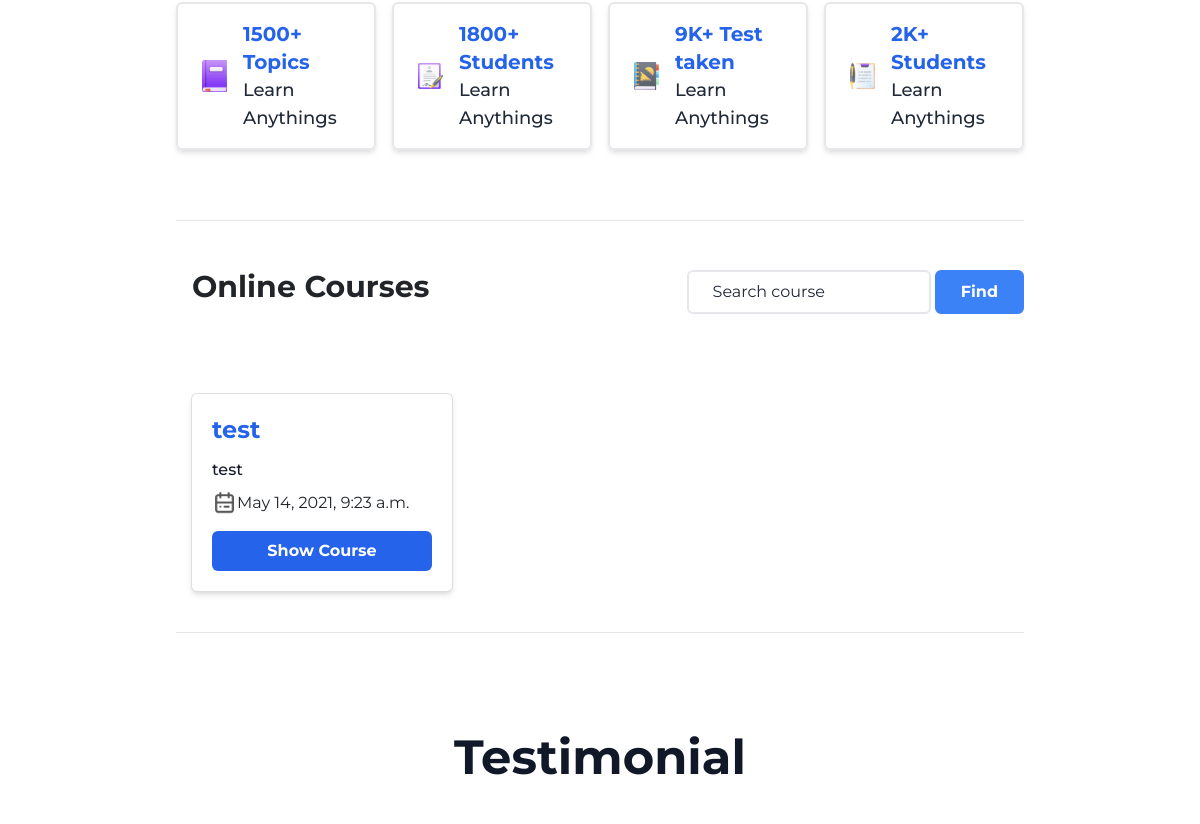
The app's page / (middle part), older data.
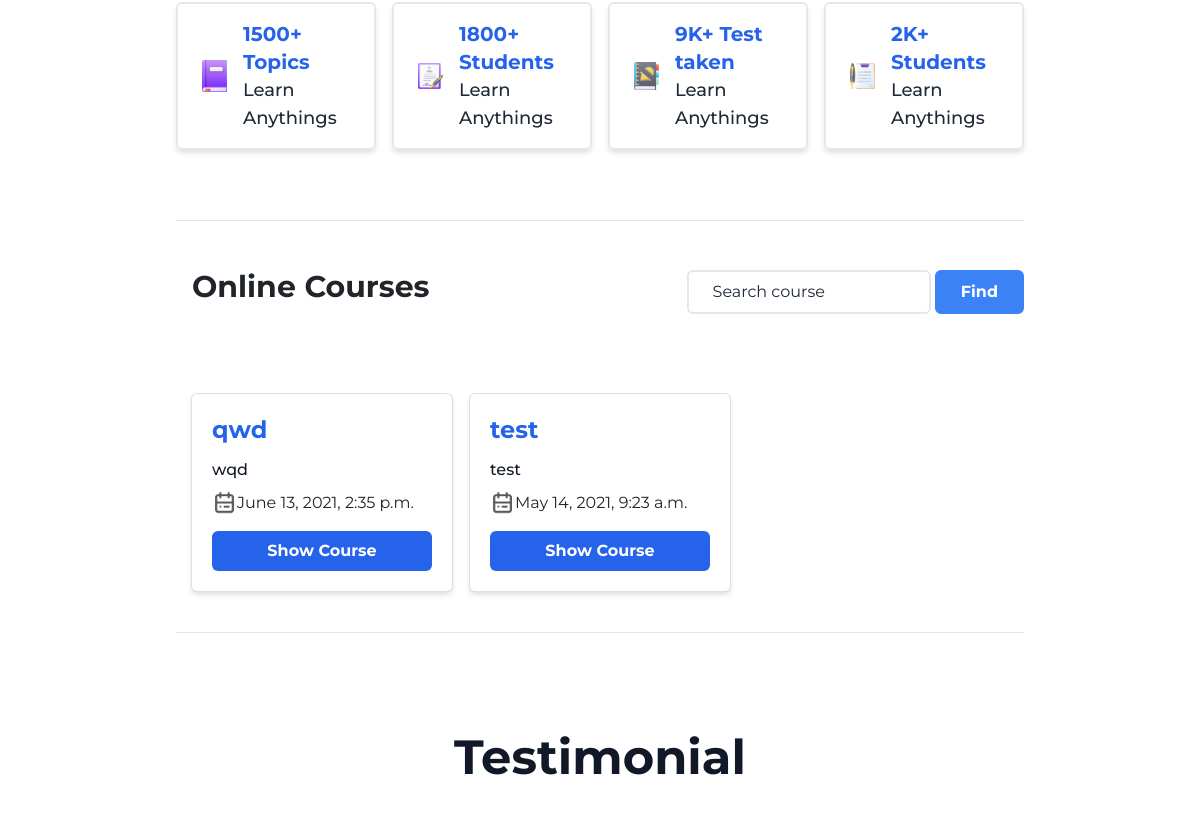
The same page, newer data.
### app/models.py (models this page shows, shortened)
class Courses(models.Model):
    course_name = models.CharField(max_length=1000)
    course_description = models.TextField('description')
    course_date = models.DateTimeField('date created', auto_now_add=True)
    sum_rating = models.FloatField(default=0.0)
    count_rating = models.FloatField(default=0.0)
    course_requirements = models.TextField('requirements')

### app/views.py (the view)
# urls.py: path('', IndexView.as_view(), name='index'),
class IndexView(ListView):
    template_name = "app/index.html"
    context_object_name = "latest_courses"
    queryset = Courses.objects.order_by('course_name')

### app/templates/app/index.html (shortened to what the changed rows need)
<!DOCTYPE html>
<html lang="en">
<head>
    {% load static %}
    <link rel="stylesheet" href="https://stackpath.bootstrapcdn.com/bootstrap/4.5.0/css/bootstrap.min.css"
>
    <link href="https://unpkg.com/tailwindcss@^2/dist/tailwind.min.css" rel="stylesheet">
    <link href="{% static 'app/css/custom.css' %}" rel="stylesheet">
</head>
<body>
    <main class="mx-44 mt-16">
        <section class="categories" style="padding-bottom: 30px;">
            <div class="grid grid-cols-4 gap-4 my-10">
                <div>
                        <div class="border-2 py-3 px-4 rounded-md shadow-md grid grid-cols-4 gap-4">
                            <div class="col-span-3 flex items-center">
                                <div>
                                    <h1 class="text-blue-600 font-bold text-xl">1500+ Topics</h1>
                                </div>
                            </div>
                        </div>
            </div>
                <div>
                    <div class="border-2 py-3 px-4 rounded-md shadow-md grid grid-cols-4 gap-4">
                        <div class="col-span-3 flex items-center">
                            <div>
                                <h1 class="text-blue-600 font-bold text-xl">1800+ Students</h1>
                            </div>
                        </div>
                    </div>
                </div>
                <div>
                    <div class="border-2 py-3 px-4 rounded-md shadow-md grid grid-cols-4 gap-4">
                        <div class="col-span-3 flex items-center">
                            <div>
                                <h1 class="text-blue-600 font-bold text-xl">9K+ Test taken</h1>
                            </div>
                        </div>
                    </div>
                </div>
                <div>
                    <div class="border-2 py-3 px-4 rounded-md shadow-md grid grid-cols-4 gap-4">
                        <div class="col-span-3 flex items-center">
                            <div>
                                <h1 class="text-blue-600 font-bold text-xl">2K+ Students</h1>
                            </div>
                        </div>
                    </div>
                </div>
            </div>
        </section>
        <section class="course-section">
            <div class="flex items-center justify-between">
                <h1 class="text-3xl font-bold ml-3 my-5">Online Courses</h1>
            </div>
            <div class="container course-content my-10">
                {% if latest_courses %}
                <div class="grid grid-cols-3 gap-4">
                    {% for course in latest_courses %}
                    <div class="card shadow-md rounded-md">
                        <div class="card-body">
                            <h5 class="card-title text-2xl font-bold text-blue-600">{{course.course_name}}</h5>
                            <p class="card-text text-gray-900 font-medium">{{course.course_description|truncatewords:10}}</p>
                            <div class="flex items-center my-2">
                                <img src="{% static 'app/img/ICON/calendar.png' %}" width="25" height="25">
                                <p class="">{{course.course_date}}</p>
                            </div>
                            <a style="text-decoration: none" href="{% url 'get_course_by_id' course.id%}" class="text-white bg-blue-600 px-3 py-2 rounded-md mt-3 block w-full text-center font-bold focus:outline-none focus:ring-2 hover:bg-blue-700 transition button-highlight buy-course-button">
                                Show Course
                            </a>
                        </div>
                    </div>
                    {% endfor %}
                    {% else %}
                        <p> "No available courses" </p>
                    {% endif %}
                </div>
            </div>
        </section>
        <section id="testimonial" class="my-24">
            <div class="text-center text-5xl font-bold text-gray-900">
                <h2>Testimonial</h2>
            </div>
        </section>
    </main>
</body>
</html>

Row changes from the older to the newer data that the page shows:
added Courses: course_name "qwd", course_description "wqd", course_date "June 13, 2021, 2:35 p.m."
